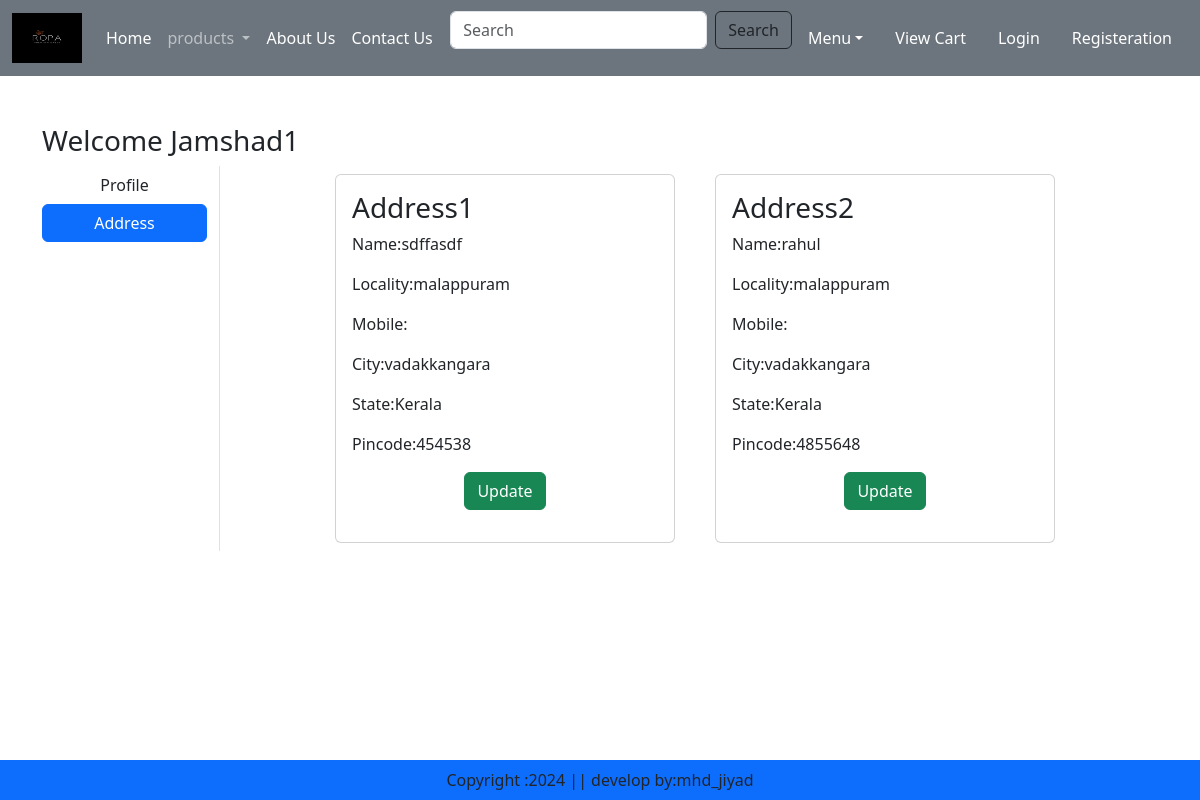
The page /address/ (signed in) on the database its author committed.
### app/models.py (models this page shows, shortened)
class Customer(models.Model):
    user = models.ForeignKey(User,on_delete=models.CASCADE)
    name = models.CharField(max_length=200)
    locality = models.CharField(max_length=200)
    city = models.CharField(max_length=50)
    mobile = models.IntegerField(default=0)
    zipcode = models.IntegerField()
    state = models.CharField(choices=STATE_CHOICE,max_length=100)

### app/views.py (the view)
# urls.py: path('address/' , views.address,name="address"),
def address(request):
    add = Customer.objects.filter(user=request.user)
    totalitem = 0
    if request.user.is_authenticated:
        totalitem = len(Cart.objects.filter(user=request.user))
    return render(request,'app/address.html',locals())

### app/templates/app/address.html (shortened to what this page needs)
{% extends 'app/base.html' %}
{% load static %}
{% block main-content %}
<div class="container my-5">
    <div class="row">
        <h3>Welcome <span class="text-capitalize">{{request.user}}</span></h3>
        <div class="col-sm-2 border-end">
            <ul class="list-unstyled">
                <li class="d-grid"><a href="{% url 'profile' %}" class="btn">Profile</a></li>
                <li class="d-grid"><a href="{% url 'address' %}" class="btn  btn-primary ">Address</a></li>
            </ul>
        </div>
        <div class='col-sm-8 offset-sm-1'>
            <div class="row">
                {% for ad in add %}
                <div class="col-sm-6">
                    <div class="card m-2">
                        <div class="card-body">
                            <h3>Address{{forloop.counter}}</h3>
                            <p>Name:{{ad.name}}</p>
                            <p>Locality:{{ad.locality}}</p>
                            <p>Mobile:{{ad.Mobile}}</p>
                            <p>City:{{ad.city}}</p>
                            <p>State:{{ad.state}}</p>
                            <p>Pincode:{{ad.zipcode}}</p>
                            <p class="text-center"><a href="{% url 'updateAddress' pk=ad.id %}" type="button" class="btn btn-success">Update</a></p>
                        </div>
                    </div>
                </div>
                {% endfor %}
            </div>
        </div>
    </div>
</div>
{% endblock main-content %}

### rows shown on the page
Customer: name "sdffasdf", locality "malappuram", city "vadakkangara", state "Kerala", zipcode "454538"
Customer: name "rahul", locality "malappuram", city "vadakkangara", state "Kerala", zipcode "4855648"

### other values the page prints
{{ request.user }} "Jamshad1"
